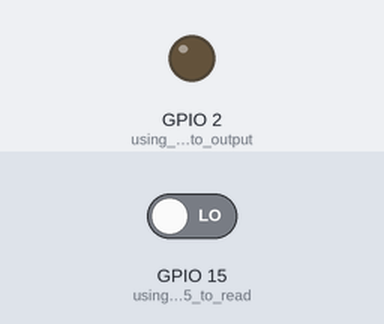
Recording of a sketch running on a simulated ESP32. Shown: output pins drawn as LEDs (lit = HIGH). The test bench sets the inputs (shaded band); at power-on: GPIO 15 (using_pin_15_to_read) LOW.

Above: at 1.2 s.
1.3 s: GPIO 15 (using_pin_15_to_read) driven HIGH
At 2.0 s:
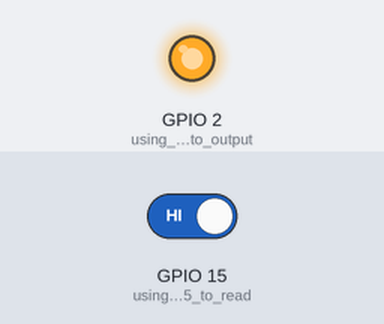
2.8 s: GPIO 15 (using_pin_15_to_read) driven LOW
At 3.2 s:
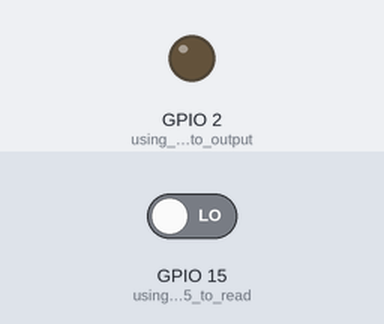
Timing chart, 0 to 5.8 s (numbered marks = the images above; inputs shaded):
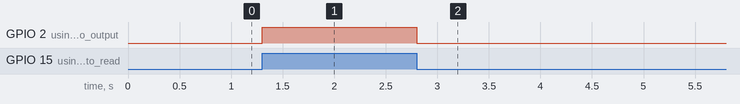

Measured:
- after the input at 1.3 s, GPIO 2 (using_pin_2_to_output): LOW → HIGH at once
- after the input at 2.8 s, GPIO 2 (using_pin_2_to_output): HIGH → LOW at once

The sketch:

External_Push_Button.ino
```cpp
void setup()
{
pinMode(15, INPUT);  //using pin 15 to read
pinMode(2, OUTPUT);  //using pin 2 to output(LED)
}


void loop()
{
    if(digitalRead(15))
    digitalWrite(2, HIGH);
    else if(!digitalRead(15))
    digitalWrite(2, LOW);
}
```
